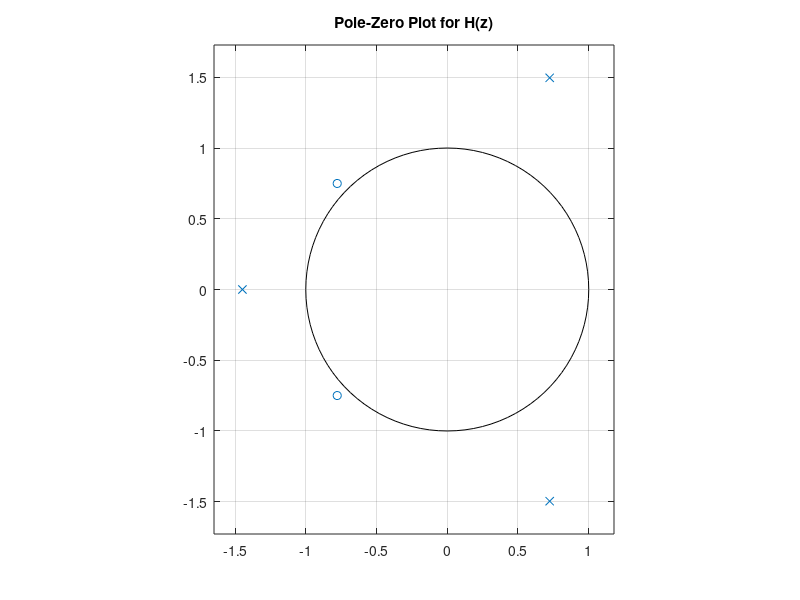
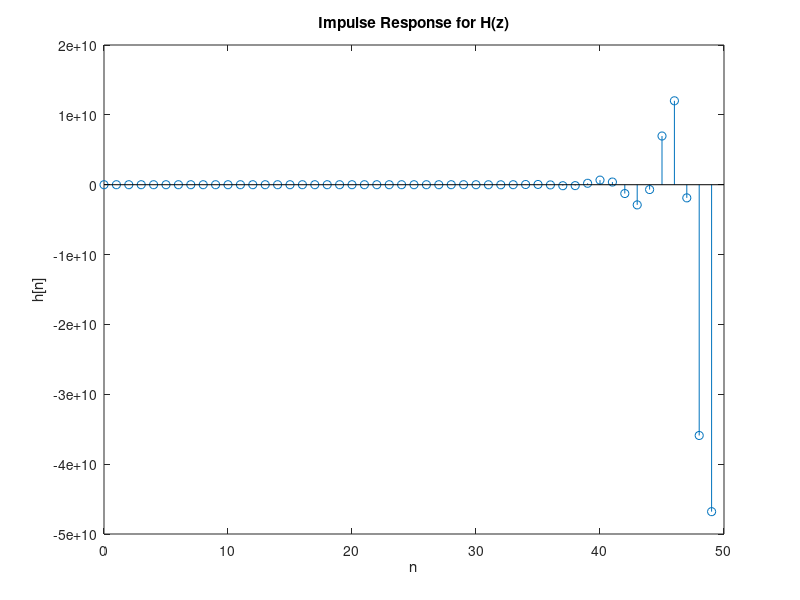
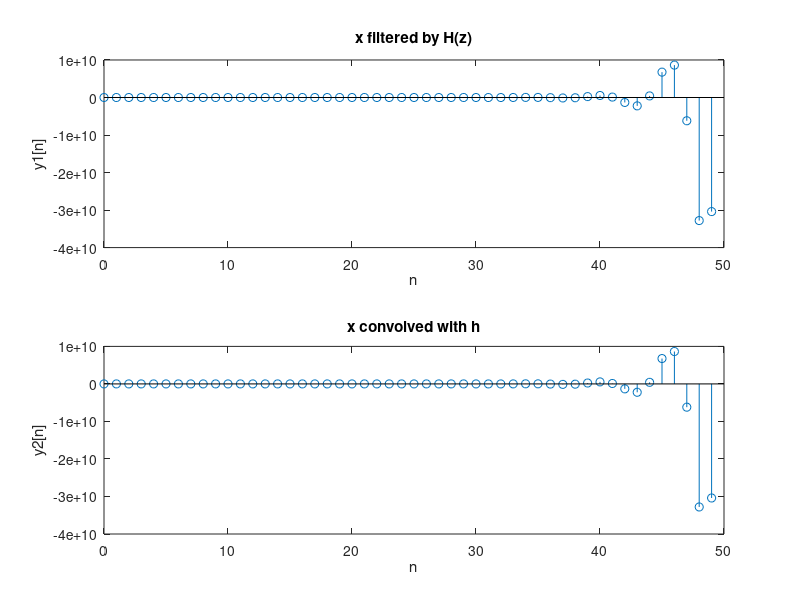
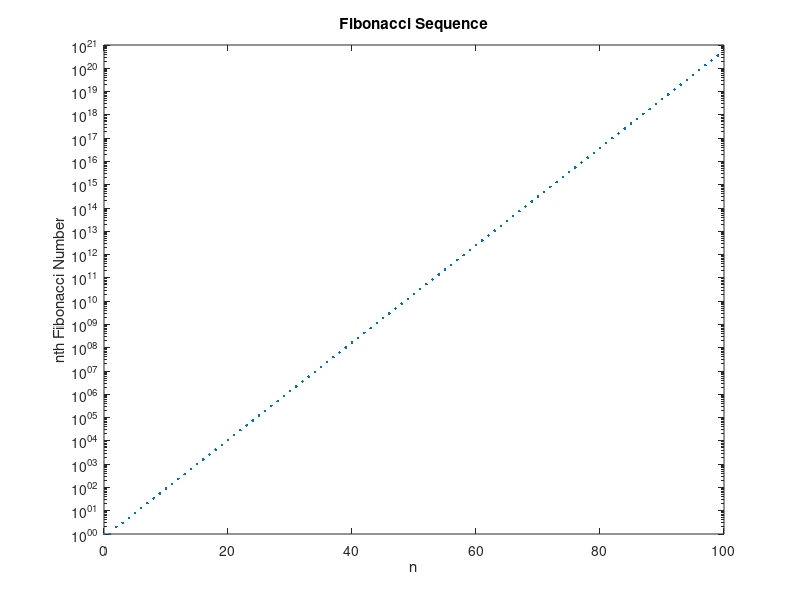

These figures' MATLAB source, in order:
%%  MATLAB Assignment 6
%   George Ho, 2/22/2017

%%  Question 1
b = [3/7 2/3 1/2];  % Numerator coeffs
a = [1/2 0 1/3 2];  % Denominator coeffs

%   Part a
[z, p, k] = tf2zp(b, a);

%   Part b
figure
zplane(z, p)
title('Pole-Zero Plot for H(z)');

%   Part c
[h, t] = impz(b, a, 50);
figure
stem(t, h)
title('Impulse Response for H(z)');
xlabel('n');
ylabel('h[n]');

%   Part d
x = (-1/2).^(0:49);
y1 = filter(b, a, x);
figure
subplot(2, 1, 1)
stem(t, y1)
title('x filtered by H(z)');
xlabel('n');
ylabel('y1[n]');

%   Part e
y2long = conv(h, x);
y2 = y2long(1:50);
subplot(2, 1, 2)
stem(t, y2)
title('x convolved with h');
xlabel('n');
ylabel('y2[n]');

%%  Question 2a
%   The difference equation is y[n] = x[n] + y[n-1] + y[n-2]
fib = zeros(1, 100);
fib(1) = 1;
fib(2) = 1;
for i = 3:100
    fib(i) = fib(i-1) + fib(i-2);
end
figure
semilogy(0:99, fib, '.')
title('Fibonacci Sequence')
xlabel('n')
ylabel('nth Fibonacci Number')

%%  Question 2b
%   H(z) = (z^2)/(z^2-z-1)
%   Zeros = 0 (multiplicity 2); Poles = 1/2 +/- sqrt(5)/2

bfib = [1 0 0];
afib = [1 -1 -1];

[z, p, k] = tf2zp(bfib, afib);

figure
zplane(z, p)
title('Pole-Zero Plot for Fibonacci System')

%   Assuming the system is realizable...
%   1) System is causal because the ROC contains infinity, or difference
%   equation needs only past/present values of input/output to compute the
%   present value of the output
%   2) System is not stable because ROC containing infinity does not 
%   contain unit circle, or difference equation takes a bounded input 
%   (impulse) and yields an unbounded output (impulse response)
